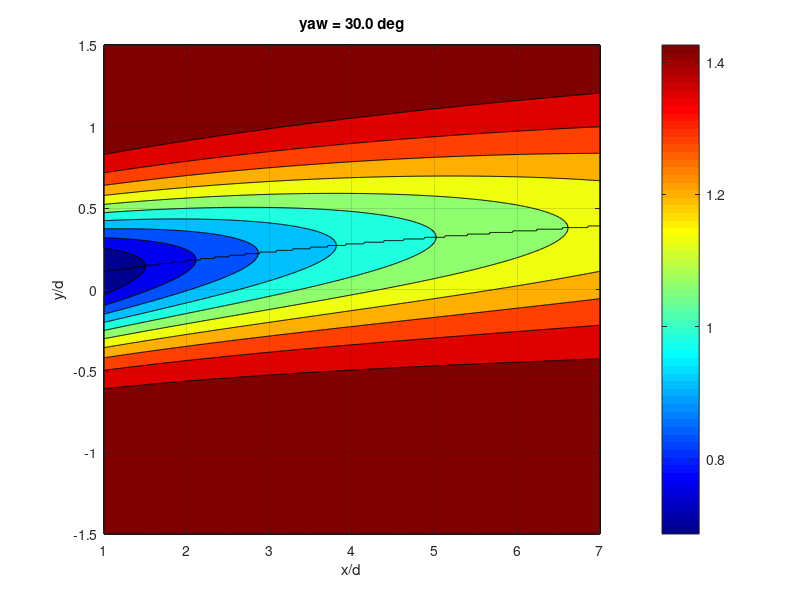

This chart was generated by the following MATLAB code:
clear
clc
format compact

%% attempt to recreate analytical wake redirection model from Bastankhah paper
d = 1;
yaw = 30*pi/180;
u = 1.5;

% locations
x0 = 0;
x = 1*d:0.01:7*d;
y = -1.5*d:0.01:1.5*d;
z = 0.148;
zh = 0.148;

[X,Y] = meshgrid(x,y);

% wake growth rates
ky = 0.022;
kz = 0.022;
CT = 0.9;
TI = 1;
alpStar = 2.32;
betaStar = 0.154;

% wake widths
sigmaYbyD = (ky*(x-x0)/d + (cos(yaw)/sqrt(8)));
sigmaZbyD = (kz*(x-x0)/d + (1/sqrt(8)));

% normalized length of potential core
x0byD = (cos(yaw)*(1 + sqrt(1-CT)))/(sqrt(2)*(alpStar*TI + betaStar*(1-sqrt(1-CT))));

% wake skew angle
theta = ((0.3*yaw)/(cos(yaw)))*(1 - sqrt(1 - CT*cos(yaw)));

% normalized wake deflection\
t1 = theta*x0byD;
t2 = (theta/14.7)*sqrt(cos(yaw)/(ky*kz*CT));
t3 = 2.9 + 1.3*sqrt(1 - CT) - CT;
t4 = (1.6 + sqrt(CT))*(1.6*sqrt((8*sigmaYbyD.*sigmaZbyD)/cos(yaw)) - sqrt(CT));
t5 = (1.6 - sqrt(CT))*(1.6*sqrt((8*sigmaYbyD.*sigmaZbyD)/cos(yaw)) + sqrt(CT));

deltabyD = t1 + t2*t3*log(t4./t5);

% % % far wake velocity
for ii = 1:length(y)
    t1n(ii,:) = 1 - sqrt(1 - ((CT*cos(yaw))./(8*(sigmaYbyD.*sigmaZbyD))));
    t2n(ii,:) = exp(-0.5*((y(ii)-deltabyD)./sigmaYbyD).^2);
    t3n(ii,:) = exp(-0.5*((z - zh)./sigmaZbyD).^2);
    
    du(ii,:) = t1n(ii,:).*t2n(ii,:).*t3n(ii,:);
    
end

[midLine,yval] = max(du,[],1);
% for ii = 1:length(x)
%     f1 = figure(1);
%     plot(x(ii)-u*du(:,ii),y,'-k')
%     hold on
%     grid on
% end
% grid minor
% xlim([0 inf])
% xlabel('x/d')
% ylabel('y/d')

fg = figure(1);
contourf(X,Y,u*(1-du));
hold on
plot(x,y(yval),'k');
grid on
colorbar
colormap jet
xlabel('x/d')
ylabel('y/d')
title(sprintf('yaw = %0.1f deg',yaw*180/pi))

saveas(fg,sprintf('yaw%0.0f.png',yaw*180/pi));

